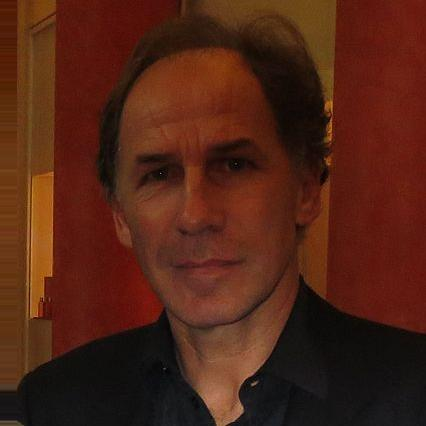
#> input picture data/train/55/10855_1960-05-08_2012.jpg, 426 x 426 px
$ python -i loads.py   (imports and definitions only)
#> lines starting #> are read from the running program, lines starting #| are printed output that depends on the picture
# coding:utf-8
import os
import numpy as np
from PIL import Image
from multiprocessing import Pool, Queue
import multiprocessing
import json
import time

# [1 line not run here, left out]

# [68 lines left out: function load_dataset, not called in this run]

def loop(paths):  # list存放着每个线程需要处理的文本文件名
#> called with paths = 'data/train/55/10855_1960-05-08_2012.jpg'
    global images, labels, count_f, count_m, lab
    img = Image.open(paths)
#> img is the input picture: PIL image 426x426 RGB; mean R, G, B 79.9, 35.4, 20.4
    # 默认读取是 gray，需要转换
    img = img.convert("RGB")
    # 把图片转换为合适大小
    img = img.resize((32, 32))
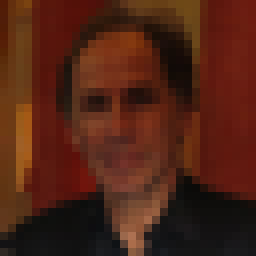
#> img: PIL image 32x32 RGB (shown 8 times larger); mean R, G, B 79.9, 35.3, 20.4
    # 提取一条数据
    _data = img.getdata()
    _data = np.array(_data, dtype=np.float32)

    # 标签 0 女 1 男
    _label = 0
    tt = paths.strip().split('/')
#> (the run stopped early here; a loop or call above may not have finished)
